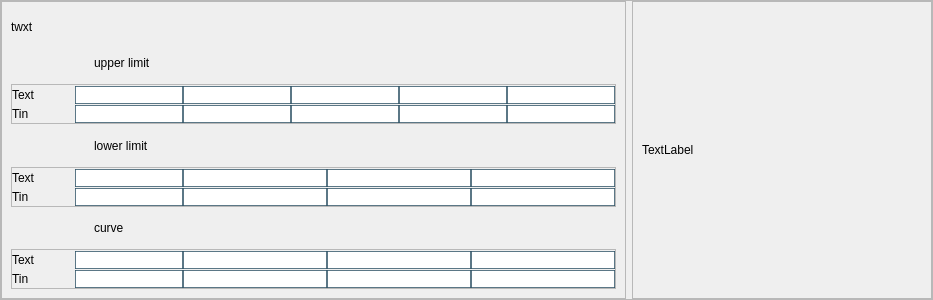
            <widget class="QFrame" name="frame_9">
             <property name="minimumSize">
              <size>
               <width>0</width>
               <height>300</height>
              </size>
             </property>
             <property name="styleSheet">
              <string notr="true">QLineEdit {
border:1px solid rgba(46, 82, 101, 200);
}
</string>
             </property>
             <property name="frameShape">
              <enum>QFrame::StyledPanel</enum>
             </property>
             <property name="frameShadow">
              <enum>QFrame::Raised</enum>
             </property>
             <layout class="QHBoxLayout" name="horizontalLayout">
              <property name="leftMargin">
               <number>0</number>
              </property>
              <property name="topMargin">
               <number>0</number>
              </property>
              <property name="rightMargin">
               <number>0</number>
              </property>
              <property name="bottomMargin">
               <number>0</number>
              </property>
              <item>
               <widget class="QFrame" name="frame_10">
                <property name="frameShape">
                 <enum>QFrame::StyledPanel</enum>
                </property>
                <property name="frameShadow">
                 <enum>QFrame::Raised</enum>
                </property>
                <layout class="QGridLayout" name="gridLayout_5">
                 <item row="4" column="0">
                  <widget class="QFrame" name="frame_14">
                   <property name="maximumSize">
                    <size>
                     <width>16777215</width>
                     <height>45</height>
                    </size>
                   </property>
                   <property name="frameShape">
                    <enum>QFrame::StyledPanel</enum>
                   </property>
                   <property name="frameShadow">
                    <enum>QFrame::Raised</enum>
                   </property>
                   <layout class="QGridLayout" name="gridLayout_12">
                    <property name="leftMargin">
                     <number>0</number>
                    </property>
                    <property name="topMargin">
                     <number>0</number>
                    </property>
                    <property name="rightMargin">
                     <number>0</number>
                    </property>
                    <property name="bottomMargin">
                     <number>0</number>
                    </property>
                    <property name="spacing">
                     <number>0</number>
                    </property>
                    <item row="2" column="5">
                     <widget class="QLineEdit" name="txtNormLowerLimit6"/>
                    </item>
                    <item row="2" column="9">
                     <widget class="QLineEdit" name="txtNormLowerLimit8"/>
                    </item>
                    <item row="2" column="7">
                     <widget class="QLineEdit" name="txtNormLowerLimit7"/>
                    </item>
                    <item row="0" column="3" colspan="2">
                     <widget class="QLineEdit" name="txtNormLowerLimit1"/>
                    </item>
                    <item row="0" column="5">
                     <widget class="QLineEdit" name="txtNormLowerLimit2"/>
                    </item>
                    <item row="2" column="3" colspan="2">
                     <widget class="QLineEdit" name="txtNormLowerLimit5"/>
                    </item>
                    <item row="0" column="7">
                     <widget class="QLineEdit" name="txtNormLowerLimit3"/>
                    </item>
                    <item row="0" column="0" colspan="2">
                     <widget class="QLabel" name="label_45">
                      <property name="text">
                       <string>Text</string>
                      </property>
                     </widget>
                    </item>
                    <item row="0" column="9">
                     <widget class="QLineEdit" name="txtNormLowerLimit4"/>
                    </item>
                    <item row="2" column="0">
                     <widget class="QLabel" name="label_44">
                      <property name="text">
                       <string>Tin</string>
                      </property>
                     </widget>
                    </item>
                    <item row="0" column="2">
                     <spacer name="horizontalSpacer_4">
                      <property name="orientation">
                       <enum>Qt::Horizontal</enum>
                      </property>
                      <property name="sizeType">
                       <enum>QSizePolicy::Fixed</enum>
                      </property>
                      <property name="sizeHint" stdset="0">
                       <size>
                        <width>40</width>
                        <height>20</height>
                       </size>
                      </property>
                     </spacer>
                    </item>
                   </layout>
                  </widget>
                 </item>
                 <item row="0" column="0">
                  <widget class="QLabel" name="lblSaloonStandard_4">
                   <property name="text">
                    <string>twxt</string>
                   </property>
                  </widget>
                 </item>
                 <item row="1" column="0">
                  <widget class="QLabel" name="label_12">
                   <property name="styleSheet">
                    <string notr="true">padding-left:80px;</string>
                   </property>
                   <property name="text">
                    <string>upper limit</string>
                   </property>
                  </widget>
                 </item>
                 <item row="3" column="0">
                  <widget class="QLabel" name="label_13">
                   <property name="styleSheet">
                    <string notr="true">padding-left:80px;</string>
                   </property>
                   <property name="text">
                    <string>lower limit</string>
                   </property>
                  </widget>
                 </item>
                 <item row="5" column="0">
                  <widget class="QLabel" name="label_14">
                   <property name="styleSheet">
                    <string notr="true">padding-left:80px;</string>
                   </property>
                   <property name="text">
                    <string>curve</string>
                   </property>
                  </widget>
                 </item>
                 <item row="2" column="0">
                  <widget class="QFrame" name="frame_12">
                   <property name="maximumSize">
                    <size>
                     <width>16777215</width>
                     <height>45</height>
                    </size>
                   </property>
                   <property name="frameShape">
                    <enum>QFrame::StyledPanel</enum>
                   </property>
                   <property name="frameShadow">
                    <enum>QFrame::Raised</enum>
                   </property>
                   <layout class="QGridLayout" name="gridLayout_11">
                    <property name="leftMargin">
                     <number>0</number>
                    </property>
                    <property name="topMargin">
                     <number>0</number>
                    </property>
                    <property name="rightMargin">
                     <number>0</number>
                    </property>
                    <property name="bottomMargin">
                     <number>0</number>
                    </property>
                    <property name="spacing">
                     <number>0</number>
                    </property>
                    <item row="2" column="0">
                     <widget class="QLabel" name="label_40">
                      <property name="text">
                       <string>Tin</string>
                      </property>
                     </widget>
                    </item>
                    <item row="2" column="5">
                     <widget class="QLineEdit" name="txtNormUpperLimit7"/>
                    </item>
                    <item row="2" column="7">
                     <widget class="QLineEdit" name="txtNormUpperLimit8"/>
                    </item>
                    <item row="0" column="3" colspan="2">
                     <widget class="QLineEdit" name="txtNormUpperLimit1"/>
                    </item>
                    <item row="0" column="0" colspan="2">
                     <widget class="QLabel" name="label_42">
                      <property name="text">
                       <string>Text</string>
                      </property>
                     </widget>
                    </item>
                    <item row="2" column="9">
                     <widget class="QLineEdit" name="txtNormUpperLimit9"/>
                    </item>
                    <item row="2" column="10">
                     <widget class="QLineEdit" name="txtNormUpperLimit10"/>
                    </item>
                    <item row="2" column="3" colspan="2">
                     <widget class="QLineEdit" name="txtNormUpperLimit6"/>
                    </item>
                    <item row="0" column="5">
                     <widget class="QLineEdit" name="txtNormUpperLimit2"/>
                    </item>
                    <item row="0" column="7">
                     <widget class="QLineEdit" name="txtNormUpperLimit3"/>
                    </item>
                    <item row="0" column="9">
                     <widget class="QLineEdit" name="txtNormUpperLimit4"/>
                    </item>
                    <item row="0" column="10">
                     <widget class="QLineEdit" name="txtNormUpperLimit5"/>
                    </item>
                    <item row="0" column="2">
                     <spacer name="horizontalSpacer_3">
                      <property name="orientation">
                       <enum>Qt::Horizontal</enum>
                      </property>
                      <property name="sizeType">
                       <enum>QSizePolicy::Fixed</enum>
                      </property>
                      <property name="sizeHint" stdset="0">
                       <size>
                        <width>40</width>
                        <height>20</height>
                       </size>
                      </property>
                     </spacer>
                    </item>
                   </layout>
                  </widget>
                 </item>
                 <item row="6" column="0">
                  <widget class="QFrame" name="frame_13">
                   <property name="maximumSize">
                    <size>
                     <width>16777215</width>
                     <height>45</height>
                    </size>
                   </property>
                   <property name="frameShape">
                    <enum>QFrame::StyledPanel</enum>
                   </property>
                   <property name="frameShadow">
                    <enum>QFrame::Raised</enum>
                   </property>
                   <layout class="QGridLayout" name="gridLayout_13">
                    <property name="leftMargin">
                     <number>0</number>
                    </property>
                    <property name="topMargin">
                     <number>0</number>
                    </property>
                    <property name="rightMargin">
                     <number>0</number>
                    </property>
                    <property name="bottomMargin">
                     <number>0</number>
                    </property>
                    <property name="spacing">
                     <number>0</number>
                    </property>
                    <item row="0" column="2">
                     <spacer name="horizontalSpacer_5">
                      <property name="orientation">
                       <enum>Qt::Horizontal</enum>
                      </property>
                      <property name="sizeType">
                       <enum>QSizePolicy::Fixed</enum>
                      </property>
                      <property name="sizeHint" stdset="0">
                       <size>
                        <width>40</width>
                        <height>20</height>
                       </size>
                      </property>
                     </spacer>
                    </item>
                    <item row="2" column="0">
                     <widget class="QLabel" name="label_46">
                      <property name="text">
                       <string>Tin</string>
                      </property>
                     </widget>
                    </item>
                    <item row="2" column="7">
                     <widget class="QLineEdit" name="txtNormCurve7"/>
                    </item>
                    <item row="0" column="3" colspan="2">
                     <widget class="QLineEdit" name="txtNormCurve1"/>
                    </item>
                    <item row="0" column="0" colspan="2">
                     <widget class="QLabel" name="label_47">
                      <property name="text">
                       <string>Text</string>
                      </property>
                     </widget>
                    </item>
                    <item row="2" column="9">
                     <widget class="QLineEdit" name="txtNormCurve8"/>
                    </item>
                    <item row="2" column="3" colspan="2">
                     <widget class="QLineEdit" name="txtNormCurve5"/>
                    </item>
                    <item row="0" column="9">
                     <widget class="QLineEdit" name="txtNormCurve4"/>
                    </item>
                    <item row="0" column="5">
                     <widget class="QLineEdit" name="txtNormCurve2"/>
                    </item>
                    <item row="0" column="7">
                     <widget class="QLineEdit" name="txtNormCurve3"/>
                    </item>
                    <item row="2" column="5">
                     <widget class="QLineEdit" name="txtNormCurve6"/>
                    </item>
                   </layout>
                  </widget>
                 </item>
                </layout>
               </widget>
              </item>
              <item>
               <widget class="QFrame" name="frame_11">
                <property name="minimumSize">
                 <size>
                  <width>300</width>
                  <height>0</height>
                 </size>
                </property>
                <property name="frameShape">
                 <enum>QFrame::StyledPanel</enum>
                </property>
                <property name="frameShadow">
                 <enum>QFrame::Raised</enum>
                </property>
                <layout class="QVBoxLayout" name="verticalLayout_7">
                 <item>
                  <widget class="QLabel" name="lblSaloonGraphNorm">
                   <property name="text">
                    <string>TextLabel</string>
                   </property>
                  </widget>
                 </item>
                </layout>
               </widget>
              </item>
             </layout>
            </widget>
